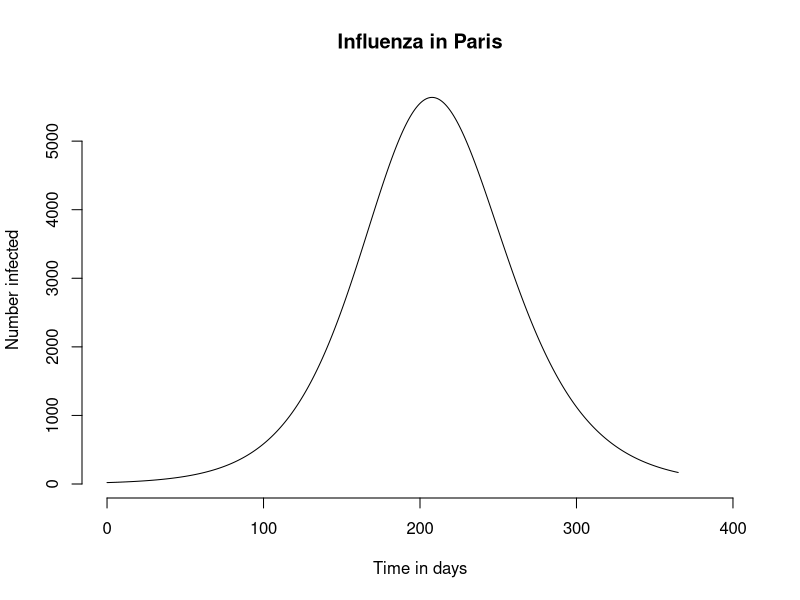

The R source for this figure:
## SIR Models in R
## Modified by Cara Brook, 2024

## Credits to :
## Clinic on the Meaningful Modeling of Epidemiological Data
## International Clinics on Infectious Disease Dynamics and Data (ICI3D) Program
## African Institute for Mathematical Sciences, Muizenberg, RSA
##
## Juliet R.C. Pulliam, 2012-2018
##
##
## The goal of this tutorial is to acquaint you with ways of
## analysing simple infectious disease models in R. By the end of
## this tutorial, you should be able to:
##
##  * create a function describing a system of ODE's
##  * use the package deSolve to numerically analyze a system of ODEs
##  * plot the output of different types of functions
##
## NOTE: The comments will guide you through the tutorial but you
## should make sure you understand what the code is doing.  Some
## function arguments are assigned to ?.  This will give you an
## error. You should try out values for these arguments as
## suggested in the comments or find them yourselves in a help file.

######################################################################
## Section 1: Creating a function to describe the behavior of an ODE
######################################################################

## Before you start, it is a good idea to clear the workspace of things
## you have defined previously. Do this now:

rm(list=ls())                   # Clear all variables and functions

## We will now define a function to describe a simple SIR model with
## constant population size and no population turnover (that is, no
## births and deaths). 

## The version of the model we'll work with here has 3 state variables (though
## only two of these need to be specified to define the state of the system,
## since the population size is constant):
##
## S - the number of susceptibles in the population
## I - the number of infected/infectious individuals in the population
## R - the number of recovered/immune individuals in the population
##
## and 3 parameters:
##
## N - the total population size; N = S + I + R
## beta - the transmission coefficient; beta = the contact rate * infectivity
## gamma - 1 / the infectious period
##

## We will now define a function that describes the change in the state
## variables with time. The function takes the input t (the current time), y (a
## vector giving the current value of the state variables - that is, their
## value at time t), and params (a vector that defines the parameter values);
## the function outputs the values of dS/dt and dI/dt at time t:
##
##-- Model 1: SIR model --##
##
## sir() -- Function for numerical analysis of model 1
sir <- function(t,y,parms){
  # The with() function gives access to the named values of parms within the
  # local environment created by the function
  with(c(as.list(y),parms),{
    dSdt <- -beta*S*I/N
    dIdt <- beta*S*I/N - gamma*I
    # Note: Population size is constant, so don't need to specify dRdt
    return(list(c(dSdt,dIdt)))
  })
}

######################################################################
## Section 2: Understanding the function that defines our ODE model
######################################################################

## We have defined the function, but we now need to make sure we
## understand how it works. To do this, let's think about how we would
## approximate the model using discrete timesteps, similar to the way we
## used spreadsheets to analyze epidemic models on Monday.
##
## Since the function takes t, y, and parms as inputs, we first need to define
## these. Let us start at time zero:

time <- 0

## We will use parameter values that reflect a measles outbreak that occurred
## in New York City (many years ago!), so let our initial population size (N0) be

N0 <- 7780000

## The second argument of the sir() function defined above is y, which I have
## said is a vector giving the current value of the state variables. Let's
## assume that the initial population has 20.5 infecteds and that 6.5% of the
## population is susceptible. (Remember that this model assumes a large
## population size and represents population averages, so it is ok that these
## values are not integers!) We will define a vector pop.SI that gives the
## initial values of our 2 state variables:

pop.SI <- c(S = 0.065*N0,  # Initially 6.5% of the population is susceptible
            I = 20.5)       # ENTER THE NUMBER INITIALLY INFECTED (20.5)

## Notice that I've named the two values in the initial population vector to
## help us keep track of which value is which. This also allows us to take
## advantage of the with() function called within the sir() function because I
## have used the same names that are used to refer to the state variables
## within the function.
##
## The final input our function needs is a vector of parameter values, which we
## can create in the same way:

values <- c(beta = 3.6,        # Transmission coefficient
            gamma = 1/5,       # 1 / infectious period = 1/5 days
            N = N0)            # population size (constant)

## Note that we can calculate the value of the basic reproduction number,
## R0 = beta / gamma, as follows:

values["beta"]/values["gamma"] # value of R0
# HINT: Try putting this command inside the
# function as.numeric() to keep R from
# confusingly retaining the name of the first
# value.

## Now that we have defined the inputs, we are ready to try out our function!

sir(t=time,y=pop.SI,parms=values)

## Look at the output. What does this mean?
##
## Recall that I said the function outputs the time derivatives of S and I at
## the time t. This means that in order to get the (approximate) values of S
## and I at some time delta.t in the future, I need to calculate the equivalent
## of
##
## S(t+delta.t) = S(t) - (beta*S(t)*I(t)/N) * delta.t
##
## I(t+delta.t) = I(t) + (beta*S(t)*I(t)/N - gamma*I(t)) * delta.t
##
## This can be done as follows:

delta.t <- 0.1                    # Set a small value for delta.t (0.1 day)

pop.next <- pop.SI + unlist(sir(t=time,y=pop.SI,parms=values)) * delta.t

## We could then iterate this process, updating our values of pop.SI and time
## with each iteration to get a discrete-time approximation of the values of the
## state variables through time. Remember, however, that the differential
## equations describe the rates of change in the limit as delta.t goes to zero.
## It turns out that using the above discrete time approximation of this
## process, as we have done on the spreadsheets (Track B) and live coding
## example, leads to rapid accumulation of error in our estimate of the state
## variables through time, even if we set our value of delta.t to be very
## small. Luckily for us, there are a number of algorithms that have been
## developed to come up with better (both more accurate and more
## computationally efficient) approximations to the values of the state
## variables through time.

######################################################################
## Section 3: Numerical integration of our ODE model
######################################################################

## In R, we can access these algorithms through the deSolve library. We should
## now load this library so we can access its functions:

library(deSolve)                # Load libary to be used for numerical integration

## The function within deSolve that we will be using is called lsoda(). Let's
## look at the help file for this function:

?lsoda

## This help file gives some detail on the history of the algorithm as well as
## describing the function's usage. For now, take a look at the "Usage" section
## to look at the different types of arguments the function can take. There are
## a lot of them! For now, we will focus on the first 4 inputs: y, times, func,
## and parms. Read through the "Arguments" section for the descriptions of these
## four inputs. Because we have already defined our function and seen how it
## works, these arguments should seem familiar.
##
## We have already defined the vectors that we will use for two of the arguments
## (y, the vector of the initial values of the state variables, and parms, the
## vector of parameter values). We have also defined a third argumet, func,
## which provides the model definition; it is our function sir(). All that
## remains is to define the vector of times, which tells lsoda() the timepoints
## for which we would like to know the values of S and I. (NOTE: This is
## different from specifying the time points at which to evaluate our function,
## which is determined within the lsoda() function and optimized to efficiently
## provide an accurate approximation.)
##
## Let's ask for output every 0.1 days for 365 days, starting at time 0:

time.out <- seq(0,365,.1)     # INCLUDE THE APPROPRIATE VALUE TO GET A SEQUENCE
# FROM 0 to 365 BY STEPS OF 0.1

## Now let's see what happens if we plug our inputs into lsoda()...

lsoda(
  y = pop.SI,               # Initial conditions for population
  times = time.out,             # Timepoints for evaluation
  func = sir,                   # Function to evaluate
  parms = values                # Vector of parameters
)

## Well, that seems to have done something, but it's hard to understand the
## output. Let's make it easier to look at by saving the output as a data.frame
## named ts.sir ("ts" being short for timeseries).

ts.sir <- data.frame(lsoda(
  y = pop.SI,               # Initial conditions for population
  times = time.out,             # Timepoints for evaluation
  func = sir,                   # Function to evaluate
  parms = values                # Vector of parameters
))

## Now let's look at the output:

head(ts.sir)

## Our data frame has 3 columns, conveniently labeled "time", "S", and "I",
## showing the values of time and the two state variables through time. We can
## now look at the output in other ways. For example, we saw yesterday that we
## expect the infection to go extinct because there is no source of new
## susceptibles in our equations (eg, through births). Let's see what has
## happened after a year:

subset(ts.sir,time==365)

## There are more infecteds after a year than there were at time 0, so it looks
## like it takes more than a year for the infection to burn out with these
## initial conditions. If we want to see how the epidemic has progressed
## through time, we can plot to output from lsoda(). Remember that the
## parameters we have used are the same as in the live coding example, so
## this is a model of an influenza epidemic in Paris. We'll label the plot
## accordingly. 

plot(ts.sir$time,               # Time on the x axis
     ts.sir$I,                  # Number infected (I) on the y axis
     xlab = "Time in days",     # Label the x axis
     ylab = "Number infected",  # Label the y axis
     main = "Influenza in Paris",    # Plot title
     xlim = c(0,400),           #
     type = "l",                # Use a line plot
     bty = "n")                 # Remove the box around the plot

## While there are many more infecteds at time 365 than there were at time 0,
## there are a lot fewer than there were at time 200, and it looks like the
## epidemic is nearly done.

######################################################################
## BENCHMARK QUESTIONS
######################################################################

## Question 1:
##
## Run the SIR model above out to 5 years to convince yourself that the epidemic
## is ending and will not come back.
##
## Question 2:
##
## Create a new function called sir.bd() that describes the SIR model with
## births and deaths (but constant population size), and compare the output
## to the model defined above. You may want to refer to yesterday's lecture
## notes for the model definition. Assume that the life expectancy in the
## population is 60 years.
##
## Question 3:
##
## Use lsoda() to evaluate the values of S and I through time for your new
## function defining the model with births and deaths over 5 years, with the
## same initial conditions as before. How do the dynamics compare?
##
## Question 4:
##
## Now change the value of the life expectancy for the population in the model.
## Compare the long-term dynamics of the model with different values for the
## life expectancy.
